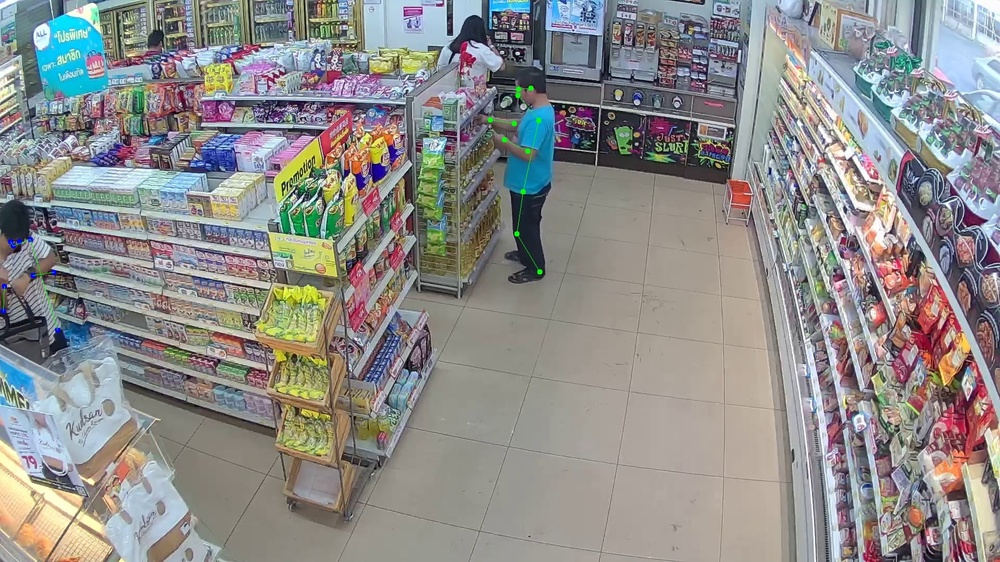
#> input picture 3_images_processing_in_openCV/01.jpg, 1000 x 562 px, shrunk from 1920 x 1080 before the run
$ python 13_hough_lint_transform.py
#> lines starting #> are read from the running program, lines starting #| are printed output that depends on the picture; after the words box and inside, x2 and y2 are one past the last pixel; in counts of white or black regions, pixels touching at a corner belong together
'''
1. 理解hough变换，如何检测直线
2. 学习函数：cv2.HoughLines()，cv2.HoughLinesP()
'''

import cv2
import numpy as np
from matplotlib import pyplot as plt

img = cv2.imread('01.jpg')
#> img is the input picture: shape (562, 1000, 3); mean B, G, R 138.8, 140.5, 141.8

gray = cv2.cvtColor(img,cv2.COLOR_BGR2GRAY)
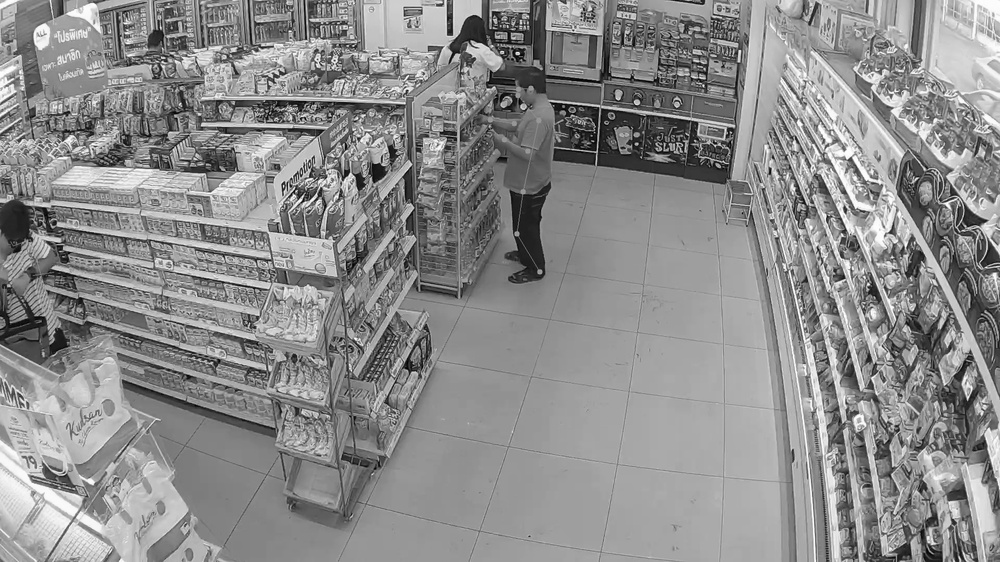
#> gray: shape (562, 1000); min 0, max 255, mean 140.7
edges = cv2.Canny(gray,50,150,apertureSize=3)
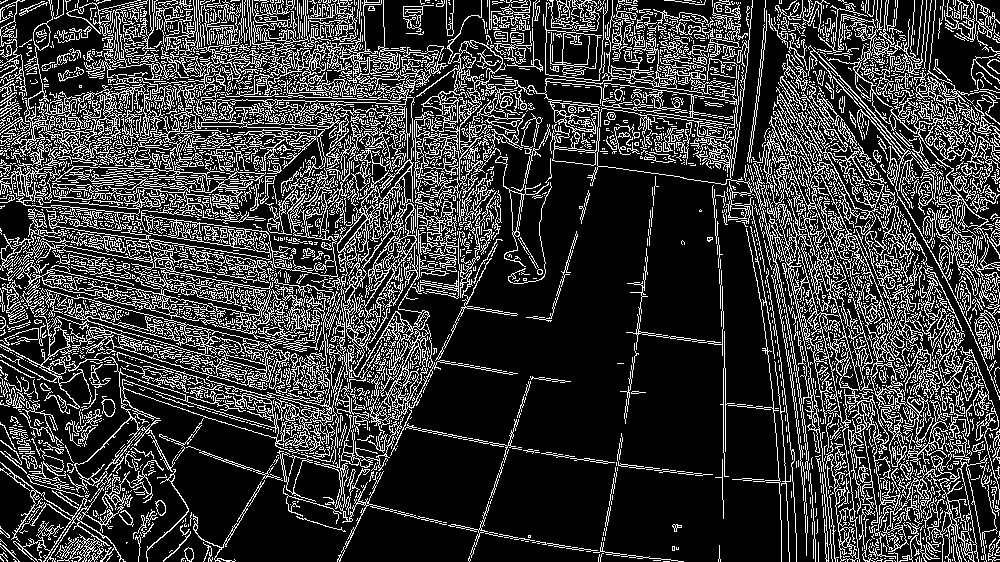
#> edges: shape (562, 1000); 22.8% white in thin lines or dots

'''
# 参数1：二值化图像，参数2，3：精度，参数四：代表阈值
lines = cv2.HoughLines(edges,1,np.pi/180,200)
#print(lines)

for rho,theta in lines[0]:
    a = np.cos(theta)
    b = np.sin(theta)
    x0 = a*rho
    y0 = b*rho
    x1 = int(x0 + 1000*(-b))
    y1 = int(y0 + 1000*(a))
    x2 = int(x0 - 1000*(-b))
    y2 = int(y0 - 1000*(a))

    cv2.line(img,(x1,y1),(x2,y2),(0,0,255),2)

cv2.imwrite('hough.jpg',img)
'''

# 优化版本hough变换
minLineLength = 100  # 比这个短的线段会被忽略
maxLineGap = 10  # 两条线段之间的最大间隔，小于此，会认为是同一条线段
lines = cv2.HoughLinesP(edges,1,np.pi/180,100,minLineLength,maxLineGap)
#> lines = 128 rows, first 6: [558, 131, 568, 133], [285, 124, 299, 124], [201, 97, 211, 97], [201, 122, 217, 122], [247, 127, 276, 127], [638, 107, 649, 105]
for x1,y1,x2,y2 in lines[0]:
    cv2.line(img,(x1,y1),(x2,y2),(0,255,0),2)
#> this loop made 1 pass
#> img: shape (562, 1000, 3); 0.01% of pixels changed, all inside (x1, y1, x2, y2) = (557, 130, 570, 135)

cv2.imwrite('hough_pro.jpg',img)
